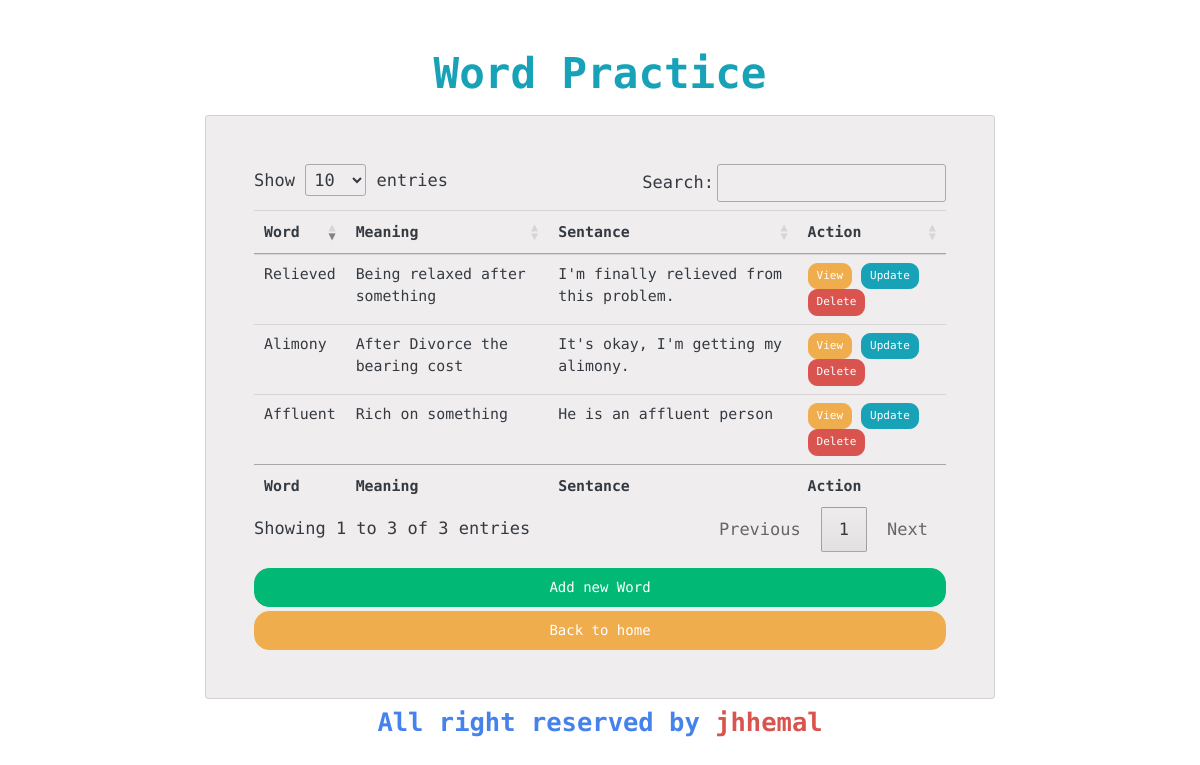
The page /word/all/ on the database its author committed.
### word/models.py (models this page shows)
class Word(models.Model):
    word = models.CharField(max_length=50)
    meaning = models.CharField(max_length=100)
    sentance = models.TextField()

### word/views.py (the view)
# urls.py: path('word/all/', allwords, name='all-words')
def allwords(request):
    words = Word.objects.all()
    context = {
        'words' : words
    }
    return render(request, 'word/all_words.html', context=context)

### word/templates/word/all_words.html
{% extends 'word/base.html' %}
{% load crispy_forms_tags %}
{% block content %}
    <table id="word" class="table table-hover">
        <thead>
            <tr>
                <th>Word</th>
                <th>Meaning</th>
                <th>Sentance</th>
                <th>Action</th>
            </tr>
        </thead>
        <tbody>
            {% for word in words %}
                <tr>
                    <td>{{word.word}}</td>
                    <td>{{word.meaning}}</td>
                    <td>{{word.sentance}}</td>
                    <td>
                        <a href="{% url 'detail-word' word.pk %}" class="btn btn-sm btn-warning">View</a>
                        <a href="{% url 'update-word' word.pk %}" class="btn btn-sm btn-info">Update</a>
                        <a href="{% url 'delete-word' word.pk %}" class="btn btn-sm btn-danger">Delete</a>
                    </td>
                </tr>
            {% endfor %}
        </tbody>
        <tfoot>
            <tr>
                <th>Word</th>
                <th>Meaning</th>
                <th>Sentance</th>
                <th>Action</th>
            </tr>
        </tfoot>
    </table>
    <a href="{% url 'create-word' %}" class="btn btn-success mt-3">Add new Word</a>
    <a href="{% url 'home' %}" class="btn btn-warning mt-1">Back to home</a>
{% endblock content %}

### word/templates/word/base.html (shortened to what this page needs)
{% load static %}
<!DOCTYPE html>
<html lang="en">
<head>
    <link rel="stylesheet" href="{% static 'bootstrap.css' %}">
    <link rel="stylesheet" href="{% static 'custom.css' %}">
    <link rel="stylesheet" type="text/css" href="https://cdn.datatables.net/1.10.21/css/jquery.dataTables.css">
</head>
<body>
    <div class="row">
        <div class="col-md-8 mx-auto mt-5">
            <h1 class="text-center mb-3"><a href="{% url 'home' %}" class="text-info">Word Practice</a></h1>
            <div class="card p-5 bg-card">
                {% block content %}
                {% endblock content %}
            </div>
        </div>
    </div>
    <h4 class="text-center mt-2 text-primary">All right reserved by <a href="http://jhhemal.com" class="text-danger">jhhemal</a></h4>
</body>
</html>

### word/static/custom.css (style rules this page uses)
.bg-card { background-color: #ccc1ca4b; }

### rows shown on the page
Word: word "Alimony", meaning "After Divorce the bearing cost", sentance "It's okay, I'm getting my alimony."
Word: word "Affluent", meaning "Rich on something", sentance "He is an affluent person"
Word: word "Relieved", meaning "Being relaxed after something", sentance "I'm finally relieved from this problem."
